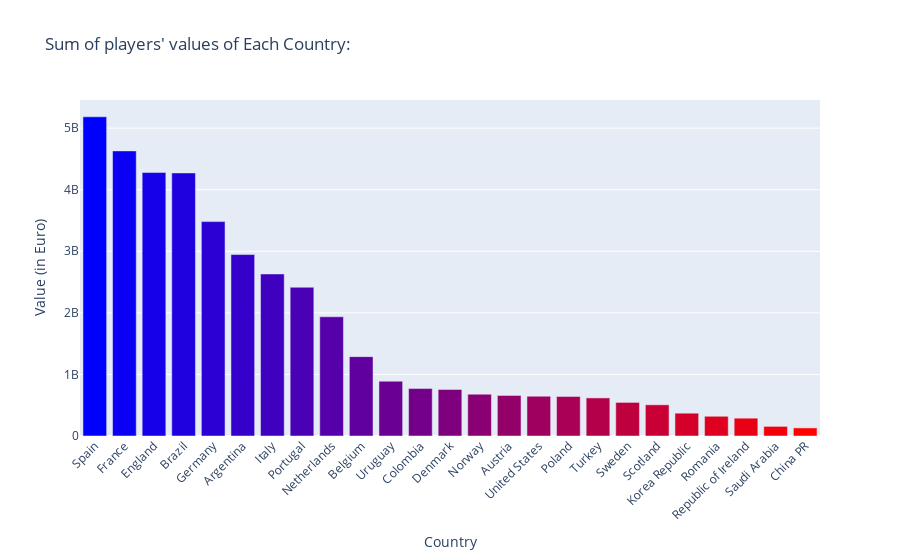

Notebook code cell kept with this figure:
### Markdown cell above
### Countries with the highest total value of **All** players:

### Code cell
best2 = best.groupby('Nationality').sum().sort_values('Overall',ascending = False)
best2 = best2.head(25).sort_values('Value(in Euro)', ascending=False)
color_scale = np.linspace(0, 1, len(best2))
colors = [f'rgb({int(c*255)}, 0, {int((1-c)*255)})' for c in color_scale]
fig = go.Figure(data=[go.Bar(x=best2.index, y=best2['Value(in Euro)'], marker=dict(color =colors))])
fig.update_layout(xaxis_title='Country', yaxis_title='Value (in Euro)', title='Sum of players\' values of Each Country:', xaxis_tickangle=-45, height = 600)
fig.show()
best2.head(10)[['Value(in Euro)']]

### Figure 1 — Plotly figure (JSON) as saved in the notebook; plotly's stock layout.template omitted (floating-point values rounded to 4 significant figures)
{"data": [{"marker": {"color": ["rgb(0, 0, 255)", "rgb(10, 0, 244)", "rgb(21, 0, 233)", "rgb(31, 0, 223)", "rgb(42, 0, 212)", "rgb(53, 0, 201)", "rgb(63, 0, 191)", "rgb(74, 0, 180)", "rgb(85, 0, 170)", "rgb(95, 0, 159)", "rgb(106, 0, 148)", "rgb(116, 0, 138)", "rgb(127, 0, 127)", "rgb(138, 0, 116)", "rgb(148, 0, 106)", "rgb(159, 0, 95)", "rgb(170, 0, 85)", "rgb(180, 0, 74)", "rgb(191, 0, 63)", "rgb(201, 0, 53)", "rgb(212, 0, 42)", "rgb(223, 0, 31)", "rgb(233, 0, 21)", "rgb(244, 0, 10)", "rgb(255, 0, 0)"]}, "type": "bar", "x": ["Spain", "France", "England", "Brazil", "Germany", "Argentina", "Italy", "Portugal", "Netherlands", "Belgium", "Uruguay", "Colombia", "Denmark", "Norway", "Austria", "United States", "Poland", "Turkey", "Sweden", "Scotland", "Korea Republic", "Romania", "Republic of Ireland", "Saudi Arabia", "China PR"], "y": [5184394999, 4630494998, 4279005000, 4272774989, 3482149998, 2946924997, 2631509999, 2416090000, 1936534999, 1289024999, 890275000, 770594998, 756169999, 678885000, 659164999, 646325000, 641800000, 618694999, 545619998, 506640000, 370235000, 320505000, 289420000, 156005000, 131285000]}], "layout": {"autosize": true, "title": {"text": "Sum of players' values of Each Country:"}, "xaxis": {"autorange": true, "range": [-0.5, 24.5], "tickangle": -45, "title": {"text": "Country"}, "type": "category"}, "yaxis": {"autorange": true, "range": [0, 5457000000.0], "title": {"text": "Value (in Euro)"}, "type": "linear"}}}
